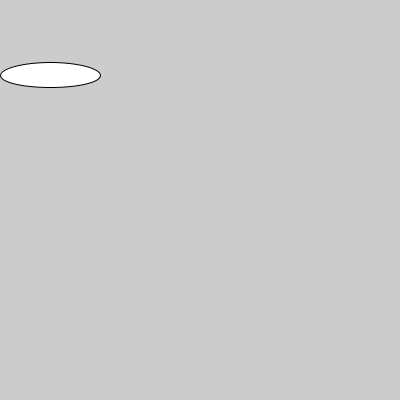
Frame 1 (no input)
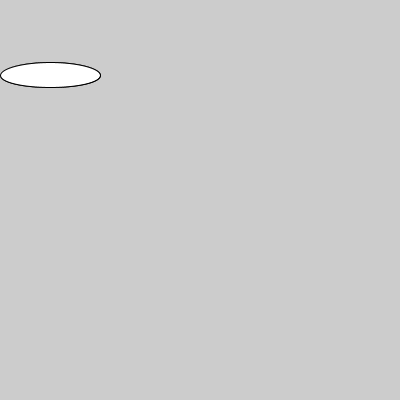
Frame 2 (the mouse pressed at the canvas centre, redrawn once)

The Processing sketch that drew these frames (run headless with seeded random() and noise(); the mouse was pressed at the canvas centre and the sketch redrawn once):

// Processing sketch: sketch_240904c
// ── sketch_240904c.pde
int a =25;
void draw(){
int x =50;
int y =75;
int bredde = 100;
  int højde = 25;
  
 // println(a);
 ellipse(50,75,100,25);
  noLoop();
}

void setup(){
  size(400,400);
println(a); //udskriver værdien 25 på skærmen;
}
